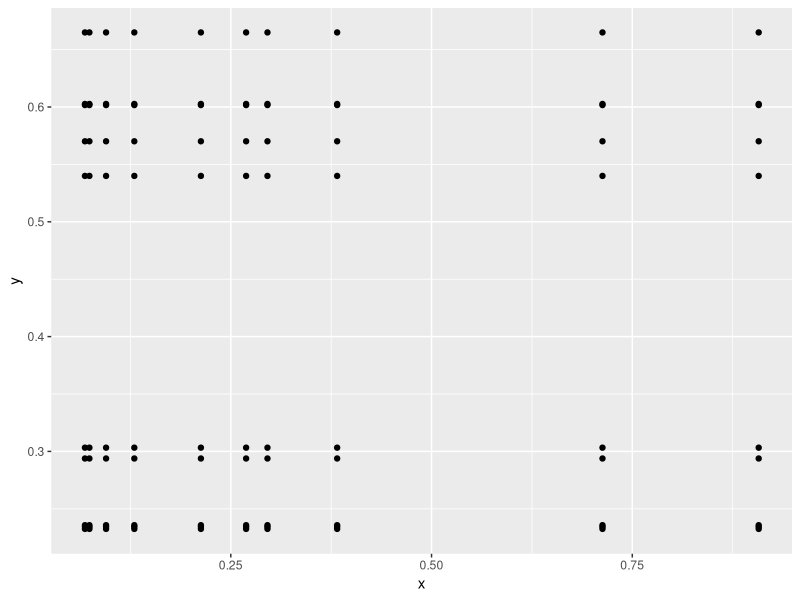

Recreate this plot in R.
x <- runif(10)
y <- runif(10)
data <- merge(x, y)

library(ggplot2)

random <- ggplot(data, aes(x=x, y=y)) +
  geom_point()
random
